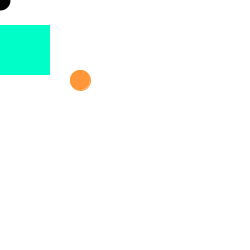
Frame 1 (no input)
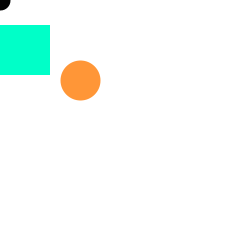
Frame 60 (the mouse pressed at the canvas centre just before this capture)
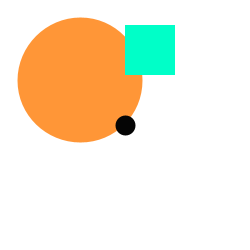
Frame 120 (the mouse held since frame 60 and released just before this capture)

The Processing sketch that drew these frames (run headless with seeded random() and noise(); from frame 60 on, the mouse is pressed at the canvas centre):

// Processing sketch: Exercise_23_2
// ── Exercise_23_2.pde
//Exercise 23.2

void setup() { 
  size(250, 250); 
  smooth(); 
}

void draw() {
background(255);
stroke(255,150,55);
float x = mouseX-20;
float y = mouseY-20;
fill(255, 150, 55);
ellipse(80, 80, y, y);

fill(0,255,200);
noStroke();
float normY = mouseY / float(width);
rect(mouseY, 25, 50, 50);

   strokeWeight(20);
   stroke(5);
line(mouseX, mouseY, pmouseX+0.9, pmouseY+0.9);

}
